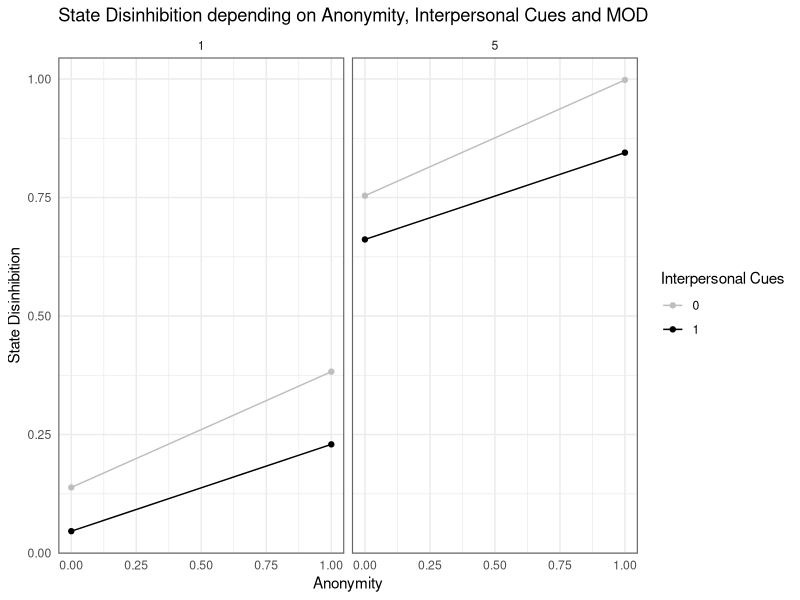
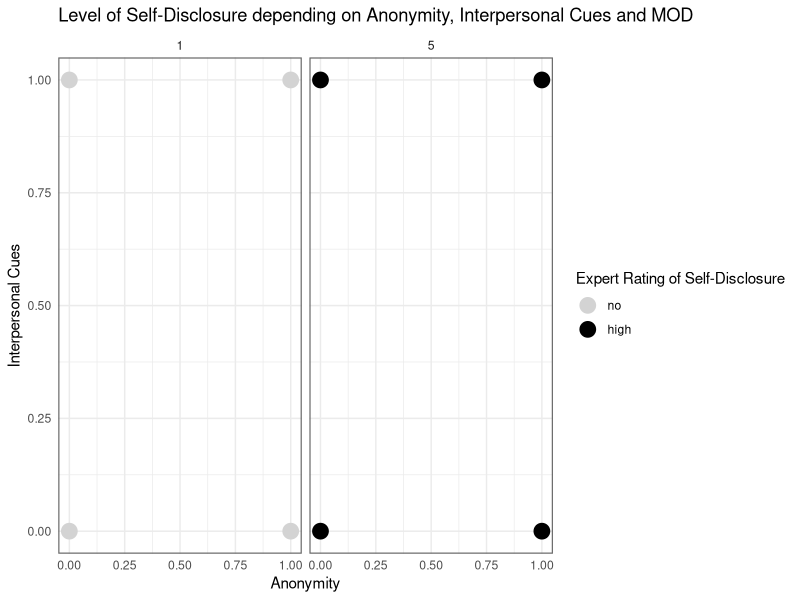

Generate these figures, in order, with R:
#' Compute identity compartmentalization from anonymity
#'
#' Identity compartmentalization is modeled as a non-linear transformation
#' of anonymity. The function maps anonymity values to a compartmentalization
#' score using a squared-ratio, yielding values between 0 and 1.
#'
#' @param anonymity The degree of anonymity, on a scale from 0 to 1.
#'
#' @return The identity compartmentalization score for the given anonymity values,
#'         on a scale from 0 to 1.

IC_function <- function(anonymity) {
  comp <- (anonymity^2)/(anonymity^2+(1-anonymity)^2)
  return(comp)
}


#' Felt responsibility as a function of identity compartmentalization
#'
#' Felt responsibility is modeled as a decreasing, non-linear function of
#' identity compartmentalization. Higher compartmentalization reduces felt
#' responsibility relative to a baseline level.
#'
#' @param comp The degree of identity compartmentalization, on a scale from 0 to 1.
#'            
#' @param base_resp The baseline felt responsibility when compartmentalization is zero,
#'                  on a scale from 0 to 1.
#'
#' @return The felt responsibility for the given parameters, on a scale from 0 to 1.

base_resp <- 0.8

FR_function <- function(comp, base_resp) {
  feltresp <- base_resp * (1 - 0.8 * comp)^3
  return(feltresp)
}



#' Calculate concern about impression on others from number of interpersonal cues
#'
#' Concern about impression on others is modeled as a direct function of the
#' number of interpersonal cues. Higher values of interpersonal cues correspond
#' to higher concern about impression on others.
#'
#' @param cues The number of interpersonal cues, on a scale from 0 to 1.
#'
#' @return The concern about impression on others for the given cues,
#'         on a scale from 0 to 1.

CAI_function <- function(cues) {
  concern <- cues
  return(concern)
}



#' Calculate courage to express oneself from concern about impression on others
#'
#' Courage to express oneself is modeled as an inverse function of concern about
#' impression on others. Higher concern corresponds to lower courage.
#'
#' @param concern The concern about impression on others, on a scale from 0 to 1.
#'
#' @return The courage to express oneself for the given concern values,
#'         on a scale from 0 to 1.

CE_function <- function(concern) {
  courage <- concern * (-1) + 1
  return(courage)
}



#' Calculate state disinhibition
#'
#' State disinhibition is modeled as a linear combination of measure of online disinhibition (MOD),
#' felt responsibility, and courage to express oneself, including an interaction term
#' between felt responsibility and courage to express oneself.
#'
#' @param feltresp Felt responsibility, on a scale from 0 to 1.
#'                 
#' @param courage Courage to express oneself, on a scale from 0 to 1.
#'                
#' @param MOD measure of online disinhibition (MOD), on a scale from 1 to 5.
#'            
#'
#' @return The state disinhibition score for the given parameters, on a scale from -0.1 to 1.2.

# State Disinhibition
SD_function <- function(feltresp, courage, MOD) {
  state_dis <- 0.2 * MOD - 0.3 * feltresp + 0.2 * courage - 0.1 * feltresp * courage
  # Transformation auf 0-1 Skala + leichter Noise
  state_dis <- (state_dis + 0.1)/1.3 + rnorm(length(state_dis), mean = 0, sd = 0.0)
  state_dis[state_dis > 1] <- 1
  state_dis[state_dis < 0] <- 0
  return(state_dis)
}
  



#' Calculate the degree of Self-Disclosure
#'
#' Transforms state disinhibition into expert-rated levels of self-disclosre
#'
#' @param anonymity The degree of anonymity, on a scale from 0 to 1.
#'                  
#' @param cues The number of interpersonal cues, on a scale from 0 to 1.
#'        
#' @param MOD measure of online disinhibition (MOD), on a scale from 1 to 5.
#'      
#' @param base_resp The baseline felt responsibility when compartmentalization is zero,
#'                  fixed to 0.8 based on heuristic considerations 
#'
#' @return observed level (low, medium, high) of self-disclosure in textual analyses
#'

# Self-Disclosure Kategorien
selfdis_function <- function(anonymity, cues, MOD, base_resp) {
  comp <- IC_function(anonymity)
  feltresp <- FR_function(comp, base_resp)
  concern <- CAI_function(cues)
  courage <- CE_function(concern)
  state_dis <- SD_function(feltresp, courage, MOD)
  
  self_disclosure <- cut(
    state_dis,
    breaks = c(0, 0.4, 0.6, 1),
    labels = c("no", "low", "high"),
    include.lowest = TRUE,
  )
  return(self_disclosure)
}



##### Datenframe erstellen
library(ggplot2)

df <- expand.grid(
  anonymity = seq(0, 1, 1), 
  MOD = c(1, 5),
  cues = seq(0, 1, 1),
  base_resp = 0.8
)


# Zwischenwerte berechnen
df$comp <- IC_function(df$anonymity)
df$feltresp <- FR_function(df$comp, df$base_resp)
df$concern <- CAI_function(df$cues)
df$courage <- CE_function(df$concern)
df$state_disinhibition <- SD_function(df$feltresp, df$courage, df$MOD)
df$self_disclosure <- selfdis_function(df$anonymity, df$cues, df$MOD, df$base_resp)



# Spalten sauber sortieren
df <- df[, c("anonymity", "feltresp", "cues", "courage", "MOD", "state_disinhibition", "self_disclosure")]



## PLOT STATE DISINHIBITION
ggplot(df, aes(x = anonymity, y = state_disinhibition, color = as.factor(cues))) +
  geom_point(size = 1.5) +
  geom_line(aes(group = cues), linewidth = 0.5) +
  facet_wrap(~MOD) +
  theme_minimal() +
  scale_color_manual(
    values = c(
      "0" = "grey",
      "1" = "black"
    )
  ) +
  labs(
    title = "State Disinhibition depending on Anonymity, Interpersonal Cues and MOD",
    x = "Anonymity",
    y = "State Disinhibition",
    color = "Interpersonal Cues"
  ) +
  theme(
    panel.border = element_rect(color = "grey40", fill = NA, linewidth = 0.8)
  )



### PLOT SELF-DISCLOSURE
ggplot(df, aes(x = anonymity, y = cues, color = self_disclosure)) +
  geom_point(size = 5) +
  facet_wrap(~MOD) +
  scale_color_manual(
    values = c(
      "no" = "lightgray",
      "low" = "darkgray",
      "high" = "black"
    )
  ) +
  theme_minimal() +
  labs(
    title = "Level of Self-Disclosure depending on Anonymity, Interpersonal Cues and MOD",
    x = "Anonymity",
    y = "Interpersonal Cues",
    color = "Expert Rating of Self-Disclosure"
  ) +
  theme(
    panel.border = element_rect(color = "grey40", fill = NA, linewidth = 0.8)
  )
